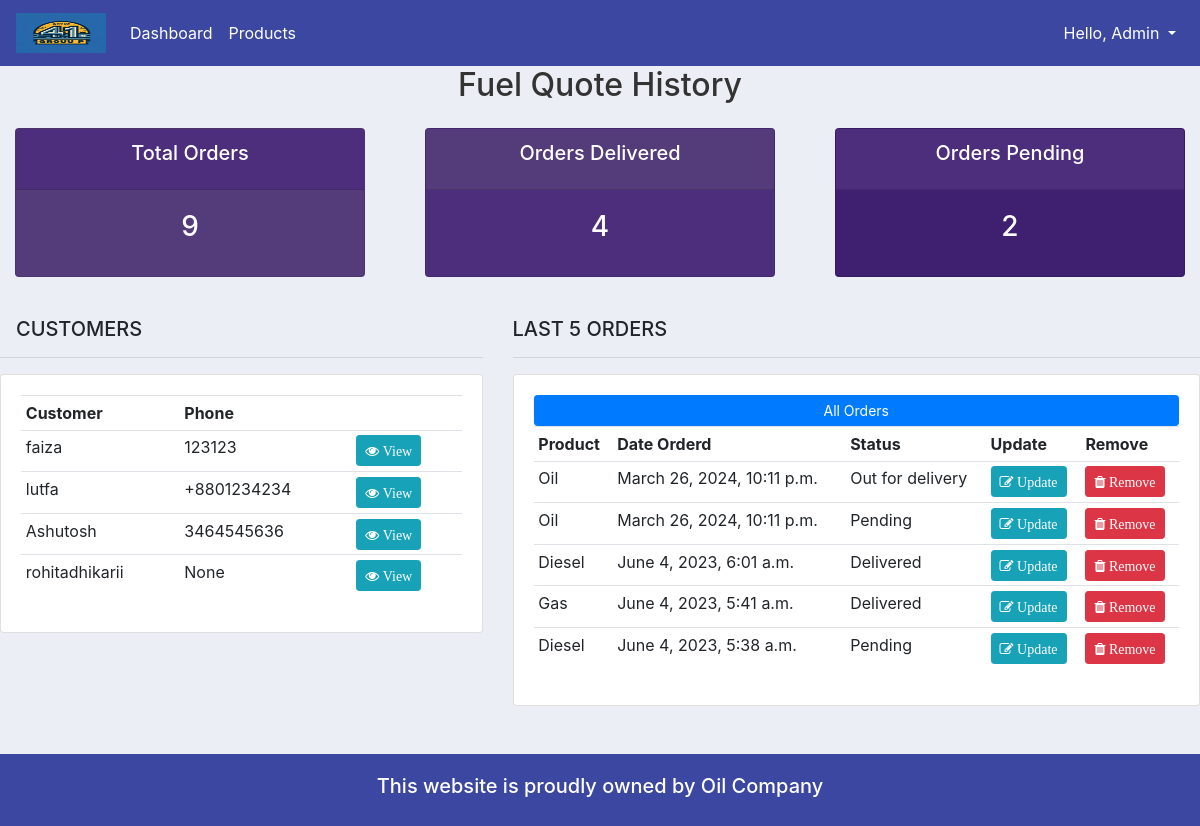
Page / (signed in) on the earlier database version.
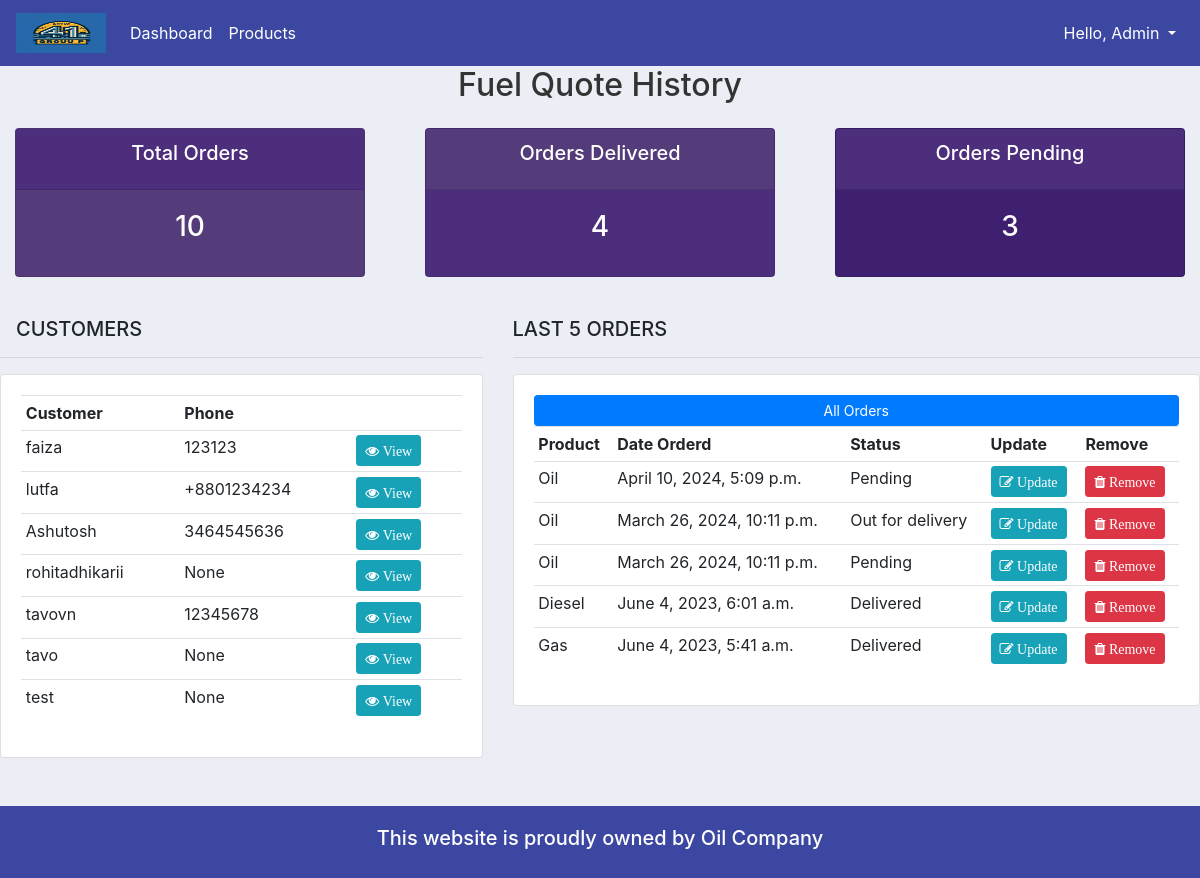
Same page on the later database version.
### accounts/models.py (models this page shows, shortened)
class Customer(models.Model):
    user = models.OneToOneField(User, null=True, blank=True, on_delete=models.CASCADE) # one to one relationships(one customer can have one user and one user can have one customer)
    name = models.CharField(max_length=200, null=True)
    phone = models.CharField(max_length=200, null=True)
    email = models.CharField(max_length=200, null=True)
    profile_pic = models.ImageField(default="profile1.png", null=True, blank=True)
    date_created = models.DateTimeField(auto_now_add=True, null=True)

class Order(models.Model):
    STATUS = (
        ('Pending', 'Pending'),
        ('Out for delivery', 'Out for delivery'),
        ('Delivered', 'Delivered'),
    )
    customer = models.ForeignKey(Customer, null=True, on_delete=models.SET_NULL) # one to many relationships
    product = models.ForeignKey(Product, null=True, on_delete=models.SET_NULL) # one to many relationships
    date_created = models.DateTimeField(auto_now_add=True, null=True)
    status = models.CharField(max_length=200, null=True, choices=STATUS)
    note = models.CharField(max_length=1000, null=True) # for custom Search
    delivery_date = models.DateField(null=True, blank=True)  # Use DateField
    delivery_address = models.CharField(max_length=200, null=True)
    price = models.CharField(max_length=1000, null=True) # for custom Search

class Product(models.Model):
    CATEGORY = (
        ('Indoor', 'Indoor'),
        ('Out Door', 'Out Door'),
    )
    name = models.CharField(max_length=200, null=True)
    price = models.FloatField(null=True)
    category = models.CharField(max_length=200, null=True, choices=CATEGORY)
    description = models.CharField(max_length=200, null=True, blank=True)
    date_created = models.DateTimeField(auto_now_add=True, null=True)
    tags = models.ManyToManyField(Tag) # Many to Many relationships
    def __str__(self):
        return self.name

### accounts/decorators.py (the view)
	def wrapper_function(request, *args, **kwargs):
		group = None
		if request.user.groups.exists():
			group = request.user.groups.all()[0].name
		if group == 'customer':
			return redirect('user-page')
		if group == 'admin':
			return view_func(request, *args, **kwargs)

### accounts/views.py (called while the page is built)
@login_required(login_url='login')
@admin_only # if customer the redirect to user-page and if admin redirect to view_func
def home(request):
    last_five_orders = Order.objects.all().order_by('-date_created')[:5]
    orders = Order.objects.all()
    customers = Customer.objects.all()
    total_customers = customers.count()
    total_orders = orders.count()
    delivered = orders.filter(status='Delivered').count()
    pending = orders.filter(status='Pending').count()
    context = {
        'last_five_orders':last_five_orders,
        'orders':orders,
        'customers':customers,
        'total_customers':total_customers,
        'total_orders':total_orders,
        'delivered':delivered,
        'pending':pending
    }
    return render(request, 'accounts/dashboard.html', context)

### accounts/templates/accounts/dashboard.html
{% extends 'accounts/main.html' %}
{% block content %}
{% include 'accounts/status.html' %}
<br>
<div class="row">
	<div class="col-md-5">
		<h5 class="ml-3">CUSTOMERS</h5>
		<hr>
		<div class="card card-body">
			<table class="table table-sm">
				<tr>
					<th>Customer</th>
					<th>Phone</th>
					<th></th>
				</tr>
				{% for customer in customers %}
					<tr>
						<td>{{ customer.name }}</td>
						<td>{{ customer.phone }}</td>
						<td><a class="btn btn-sm btn-info" href="{% url 'customer' customer.id %}"><i class="fa fa-eye"> View</i></a></td>
					</tr>
				{% endfor %}
			</table>
		</div>
	</div>
	<div class="col-md-7">
		<h5>LAST 5 ORDERS</h5>
		<hr>
		<div class="card card-body">
			<table class="table table-sm">
				<tr>
					<th>Product</th>
					<th>Date Orderd</th>
					<th>Status</th>
					<th>Update</th>
					<th>Remove</th>
				</tr>
				{% for order in last_five_orders %}
					<tr>
						<td>{{ order.product }}</td>
						<td>{{ order.date_created }}</td>
						<td>{{ order.status }}</td>
						<td><a class="btn btn-sm btn-info" href="{% url 'updateOrder' order.id %}"><i class="fa fa-edit"> Update</i></a></td>
						<td><a class="btn btn-sm btn-danger" href="{% url 'delete_order' order.id %}"><i class="fa fa-trash"> Remove</i></a></td>
					</tr>
				{% endfor %}
				<a class="btn btn-primary btn-sm btn-block" href="{% url 'allOrders' %}">All Orders</a>
			</table>
		</div>
	</div>
</div>
{% endblock %}

Differences in the rows shown:
no longer on this page (row unchanged): Order: product "Diesel", date_created "June 4, 2023, 5:38 a.m.", status "Pending"
added Customer: name "tavovn", phone "12345678"
added Customer: name "tavo", phone "None"
added Customer: name "test", phone "None"
added Order: product "Oil", date_created "April 10, 2024, 5:09 p.m.", status "Pending"
Other differences:
{{ total_orders }}: "9" → "10"
{{ pending }}: "2" → "3"
